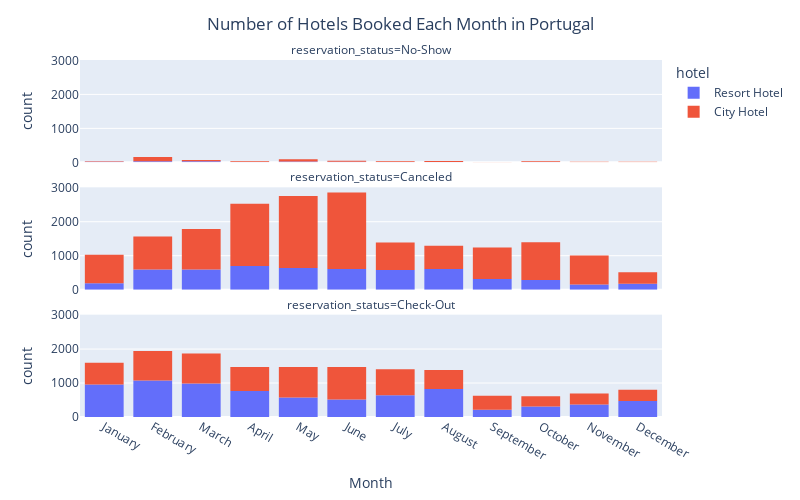

The notebook cell this image was saved under:
### Markdown cell above
**Problem 2** Now it's your turn to do a mini analysis. Please do the following:

1. Choose a subset of columns that you are interested in and look just at those column.
2. Make at least one mask that will remove some of the data (eg. look only at one categorical value OR one or more numerical values.
3. Sort the data using one of the columns.
4. Make a histogram or bar graph of your final data set.
5. Describe in words what you see in your graph, or if there is anything interesting there.

### Code cell
# copy desired cols
cols = ['hotel','arrival_date_year', 'arrival_date_month','country', 'reservation_status']
DF_res_prt = DF_raw_hotels[cols].copy()

#mask to Portugal
country_mask = DF_res_prt['country']=='PTR'
DF_res_prt = DF_res_prt[mask_country]

#mask to 2016-2020
mask_years = (DF_res_prt['arrival_date_year']>2015) & (DF_res_prt['arrival_date_year']<=2020)
DF_res_prt = DF_res_prt[mask_years] 

#graph
fig = px.histogram(DF_res_prt,
                  x='arrival_date_month',
                  color='hotel',
                  facet_col='reservation_status',
                  facet_col_wrap=1)

fig.update_layout(title='Number of Hotels Booked Each Month in Portugal',
                  title_x=0.5,
                  xaxis_title="Month",
                  autosize=False,
                  width=800,
                  height=500)
fig.show()

### Figure 1 — Plotly figure (JSON) as saved in the notebook; plotly's stock layout.template omitted (floating-point values rounded to 4 significant figures; data arrays with more than 128 entries replaced by an {"elided": "..."} marker saying what was removed)
{"data": [{"alignmentgroup": "True", "bingroup": "x", "hovertemplate": "hotel=Resort Hotel<br>reservation_status=No-Show<br>arrival_date_month=%{x}<br>count=%{y}<extra></extra>", "legendgroup": "Resort Hotel", "marker": {"color": "#636efa", "pattern": {"shape": ""}}, "name": "Resort Hotel", "offsetgroup": "Resort Hotel", "orientation": "v", "showlegend": true, "type": "histogram", "x": {"elided": "171 str values"}, "xaxis": "x3", "yaxis": "y3"}, {"alignmentgroup": "True", "bingroup": "x", "hovertemplate": "hotel=Resort Hotel<br>reservation_status=Canceled<br>arrival_date_month=%{x}<br>count=%{y}<extra></extra>", "legendgroup": "Resort Hotel", "marker": {"color": "#636efa", "pattern": {"shape": ""}}, "name": "Resort Hotel", "offsetgroup": "Resort Hotel", "orientation": "v", "showlegend": false, "type": "histogram", "x": {"elided": "5419 str values"}, "xaxis": "x2", "yaxis": "y2"}, {"alignmentgroup": "True", "bingroup": "x", "hovertemplate": "hotel=Resort Hotel<br>reservation_status=Check-Out<br>arrival_date_month=%{x}<br>count=%{y}<extra></extra>", "legendgroup": "Resort Hotel", "marker": {"color": "#636efa", "pattern": {"shape": ""}}, "name": "Resort Hotel", "offsetgroup": "Resort Hotel", "orientation": "v", "showlegend": false, "type": "histogram", "x": {"elided": "7699 str values"}, "xaxis": "x", "yaxis": "y"}, {"alignmentgroup": "True", "bingroup": "x", "hovertemplate": "hotel=City Hotel<br>reservation_status=No-Show<br>arrival_date_month=%{x}<br>count=%{y}<extra></extra>", "legendgroup": "City Hotel", "marker": {"color": "#EF553B", "pattern": {"shape": ""}}, "name": "City Hotel", "offsetgroup": "City Hotel", "orientation": "v", "showlegend": true, "type": "histogram", "x": {"elided": "411 str values"}, "xaxis": "x3", "yaxis": "y3"}, {"alignmentgroup": "True", "bingroup": "x", "hovertemplate": "hotel=City Hotel<br>reservation_status=Canceled<br>arrival_date_month=%{x}<br>count=%{y}<extra></extra>", "legendgroup": "City Hotel", "marker": {"color": "#EF553B", "pattern": {"shape": ""}}, "name": "City Hotel", "offsetgroup": "City Hotel", "orientation": "v", "showlegend": false, "type": "histogram", "x": {"elided": "13936 str values"}, "xaxis": "x2", "yaxis": "y2"}, {"alignmentgroup": "True", "bingroup": "x", "hovertemplate": "hotel=City Hotel<br>reservation_status=Check-Out<br>arrival_date_month=%{x}<br>count=%{y}<extra></extra>", "legendgroup": "City Hotel", "marker": {"color": "#EF553B", "pattern": {"shape": ""}}, "name": "City Hotel", "offsetgroup": "City Hotel", "orientation": "v", "showlegend": false, "type": "histogram", "x": {"elided": "7647 str values"}, "xaxis": "x", "yaxis": "y"}], "layout": {"annotations": [{"font": {}, "showarrow": false, "text": "reservation_status=Check-Out", "x": 0.5, "xanchor": "center", "xref": "paper", "y": 0.2867, "yanchor": "bottom", "yref": "paper"}, {"font": {}, "showarrow": false, "text": "reservation_status=Canceled", "x": 0.5, "xanchor": "center", "xref": "paper", "y": 0.6433, "yanchor": "bottom", "yref": "paper"}, {"font": {}, "showarrow": false, "text": "reservation_status=No-Show", "x": 0.5, "xanchor": "center", "xref": "paper", "y": 1.0, "yanchor": "bottom", "yref": "paper"}], "autosize": false, "barmode": "relative", "height": 500, "legend": {"title": {"text": "hotel"}, "tracegroupgap": 0}, "margin": {"t": 60}, "title": {"text": "Number of Hotels Booked Each Month in Portugal", "x": 0.5}, "width": 800, "xaxis": {"anchor": "y", "autorange": true, "domain": [0, 1], "range": [-0.5, 11.5], "title": {"text": "Month"}, "type": "category"}, "xaxis2": {"anchor": "y2", "autorange": true, "domain": [0, 1], "matches": "x", "range": [-0.5, 11.5], "showticklabels": false, "type": "category"}, "xaxis3": {"anchor": "y3", "autorange": true, "domain": [0, 1], "matches": "x", "range": [-0.5, 11.5], "showticklabels": false, "type": "category"}, "yaxis": {"anchor": "x", "autorange": true, "domain": [0, 0.2867], "range": [0, 3013.0], "title": {"text": "count"}}, "yaxis2": {"anchor": "x2", "autorange": true, "domain": [0.3567, 0.6433], "matches": "y", "range": [0, 3013.0], "title": {"text": "count"}}, "yaxis3": {"anchor": "x3", "autorange": true, "domain": [0.7133, 1.0], "matches": "y", "range": [0, 3013.0], "title": {"text": "count"}}}}
